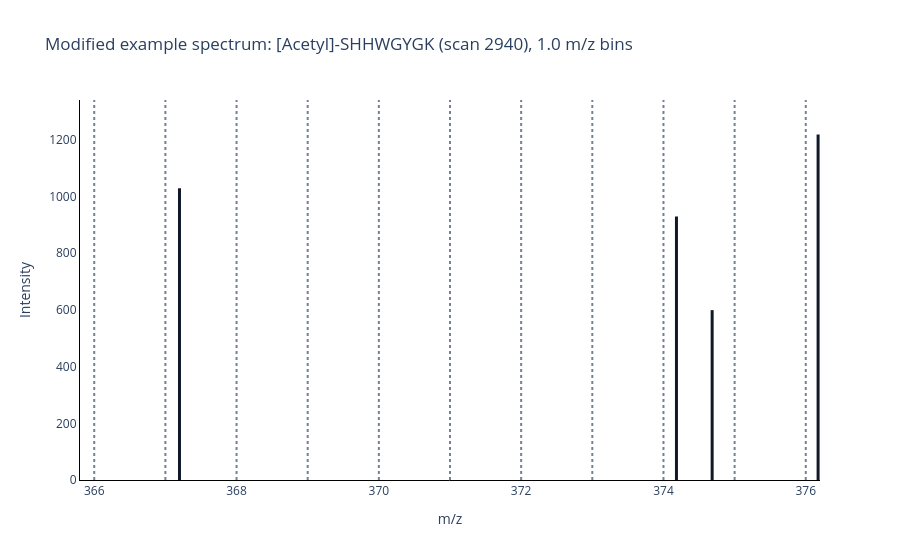

Notebook cell for this chart:
### Markdown cell above
### Binning Strategies & Resolution

We've shown *why* we need to bin spectra, but we haven't yet considered *how* to choose the bin width. In the **modified example spectrum**, `[Acetyl]-SHHWGYGK` (scan 2940), there are two peaks that are very close together at about **374.18** and **374.68 m/z**. They are two isotopologues of the **`y6` ion at charge state 2**. They are clearly distinct experimental peaks, but whether the encoding keeps them separate depends on the bin width.

With **1 m/z bins**, both peaks fall into the same bin covering **374 to 375 m/z**. That means they collide and are stored in a single position of the vector. We keep the total signal in that region, but lose the fact that there were two separate peaks.

### Code cell
# @title Real example: modified example spectrum with 1.0 m/z bins
# Let's look at the 365.8 to 376.2 m/z region with 1.0 m/z bins, to see how the y6 z=2 peak and its isotopic peak would be binned.

plot_spectrum_zoom_with_bins(
    modified_example_spectrum,
    zoom_start=365.8,
    zoom_end=376.2,
    bin_width=1.0,
    title=f'Modified example spectrum: {modified_example_peptide} (scan {modified_example_scan}), 1.0 m/z bins',
)

### Figure 1 — Plotly figure (JSON) as saved in the notebook; plotly's stock layout.template omitted (floating-point values rounded to 4 significant figures)
{"data": [{"hoverinfo": "skip", "line": {"color": "rgba(100, 116, 139, 0.9)", "dash": "dot", "width": 2}, "mode": "lines", "showlegend": false, "type": "scatter", "x": [365, 365], "y": [0, 1340.0]}, {"hoverinfo": "skip", "line": {"color": "rgba(100, 116, 139, 0.9)", "dash": "dot", "width": 2}, "mode": "lines", "showlegend": false, "type": "scatter", "x": [366, 366], "y": [0, 1340.0]}, {"hoverinfo": "skip", "line": {"color": "rgba(100, 116, 139, 0.9)", "dash": "dot", "width": 2}, "mode": "lines", "showlegend": false, "type": "scatter", "x": [367, 367], "y": [0, 1340.0]}, {"hoverinfo": "skip", "line": {"color": "rgba(100, 116, 139, 0.9)", "dash": "dot", "width": 2}, "mode": "lines", "showlegend": false, "type": "scatter", "x": [368, 368], "y": [0, 1340.0]}, {"hoverinfo": "skip", "line": {"color": "rgba(100, 116, 139, 0.9)", "dash": "dot", "width": 2}, "mode": "lines", "showlegend": false, "type": "scatter", "x": [369, 369], "y": [0, 1340.0]}, {"hoverinfo": "skip", "line": {"color": "rgba(100, 116, 139, 0.9)", "dash": "dot", "width": 2}, "mode": "lines", "showlegend": false, "type": "scatter", "x": [370, 370], "y": [0, 1340.0]}, {"hoverinfo": "skip", "line": {"color": "rgba(100, 116, 139, 0.9)", "dash": "dot", "width": 2}, "mode": "lines", "showlegend": false, "type": "scatter", "x": [371, 371], "y": [0, 1340.0]}, {"hoverinfo": "skip", "line": {"color": "rgba(100, 116, 139, 0.9)", "dash": "dot", "width": 2}, "mode": "lines", "showlegend": false, "type": "scatter", "x": [372, 372], "y": [0, 1340.0]}, {"hoverinfo": "skip", "line": {"color": "rgba(100, 116, 139, 0.9)", "dash": "dot", "width": 2}, "mode": "lines", "showlegend": false, "type": "scatter", "x": [373, 373], "y": [0, 1340.0]}, {"hoverinfo": "skip", "line": {"color": "rgba(100, 116, 139, 0.9)", "dash": "dot", "width": 2}, "mode": "lines", "showlegend": false, "type": "scatter", "x": [374, 374], "y": [0, 1340.0]}, {"hoverinfo": "skip", "line": {"color": "rgba(100, 116, 139, 0.9)", "dash": "dot", "width": 2}, "mode": "lines", "showlegend": false, "type": "scatter", "x": [375, 375], "y": [0, 1340.0]}, {"hoverinfo": "skip", "line": {"color": "rgba(100, 116, 139, 0.9)", "dash": "dot", "width": 2}, "mode": "lines", "showlegend": false, "type": "scatter", "x": [376, 376], "y": [0, 1340.0]}, {"hoverinfo": "skip", "line": {"color": "rgba(100, 116, 139, 0.9)", "dash": "dot", "width": 2}, "mode": "lines", "showlegend": false, "type": "scatter", "x": [377, 377], "y": [0, 1340.0]}, {"hovertemplate": "m/z: 367.1982<br>Intensity: 1029.20<extra></extra>", "line": {"color": "#111827", "width": 3}, "mode": "lines", "showlegend": false, "type": "scatter", "x": [367.2, 367.2, null], "y": [0, 1029.0, null]}, {"hovertemplate": "m/z: 374.1827<br>Intensity: 929.47<extra></extra>", "line": {"color": "#111827", "width": 3}, "mode": "lines", "showlegend": false, "type": "scatter", "x": [374.2, 374.2, null], "y": [0, 929.5, null]}, {"hovertemplate": "m/z: 374.6842<br>Intensity: 599.23<extra></extra>", "line": {"color": "#111827", "width": 3}, "mode": "lines", "showlegend": false, "type": "scatter", "x": [374.7, 374.7, null], "y": [0, 599.2, null]}, {"hovertemplate": "m/z: 376.1734<br>Intensity: 1218.62<extra></extra>", "line": {"color": "#111827", "width": 3}, "mode": "lines", "showlegend": false, "type": "scatter", "x": [376.2, 376.2, null], "y": [0, 1219.0, null]}], "layout": {"plot_bgcolor": "white", "title": {"text": "Modified example spectrum: [Acetyl]-SHHWGYGK (scan 2940), 1.0 m/z bins"}, "xaxis": {"linecolor": "black", "range": [365.8, 376.2], "showgrid": false, "showline": true, "title": {"text": "m/z"}, "zeroline": false}, "yaxis": {"linecolor": "black", "range": [0, 1340.0], "showgrid": false, "showline": true, "title": {"text": "Intensity"}, "zeroline": false}}}
